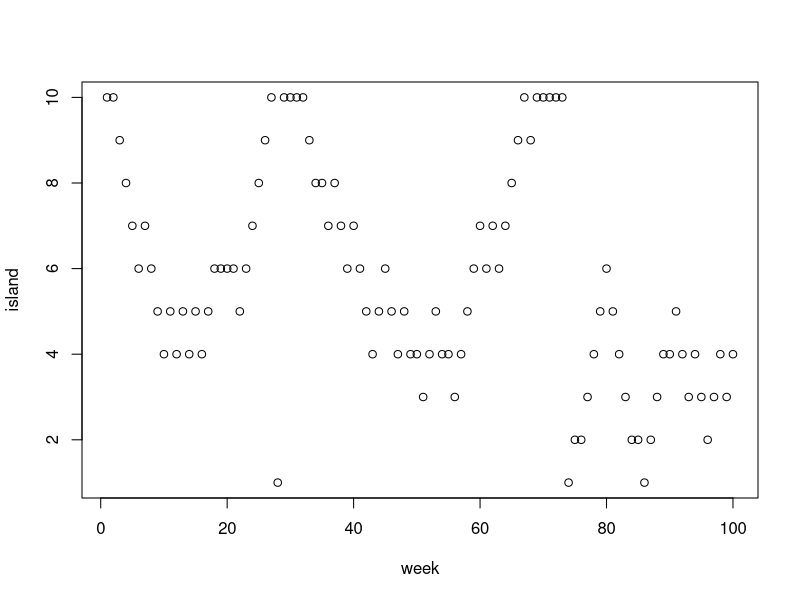
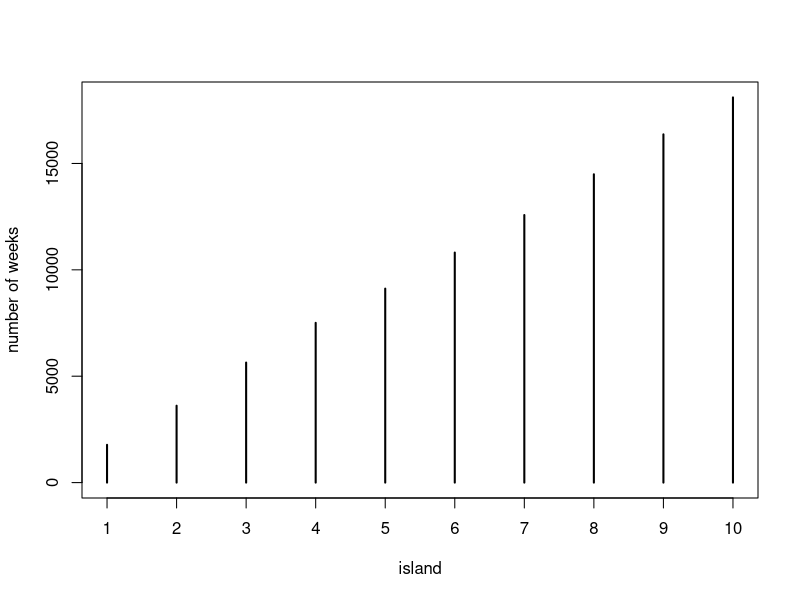

The R source for these figures, in order:
## ---- chunk 1
num_weeks <- 1e5
positions <- rep(0,num_weeks)
current <- 10
for ( i in 1:num_weeks ) {
  ## record current position
    positions[i] <- current
  ## flip coin to generate proposal
    proposal <- current + sample( c(-1,1) , size=1 )
  ## now make sure he loops around the archipelago
    if ( proposal < 1 ) proposal <- 10
    if ( proposal > 10 ) proposal <- 1
  ## move?
    prob_move <- proposal/current
    current <- ifelse( runif(1) < prob_move , proposal , current )
}
## ---- chunk 2
plot(1:100, positions[1:100], xlab="week", ylab="island")
## ---- chunk 3
plot(table(positions), xlab="island", ylab="number of weeks")
